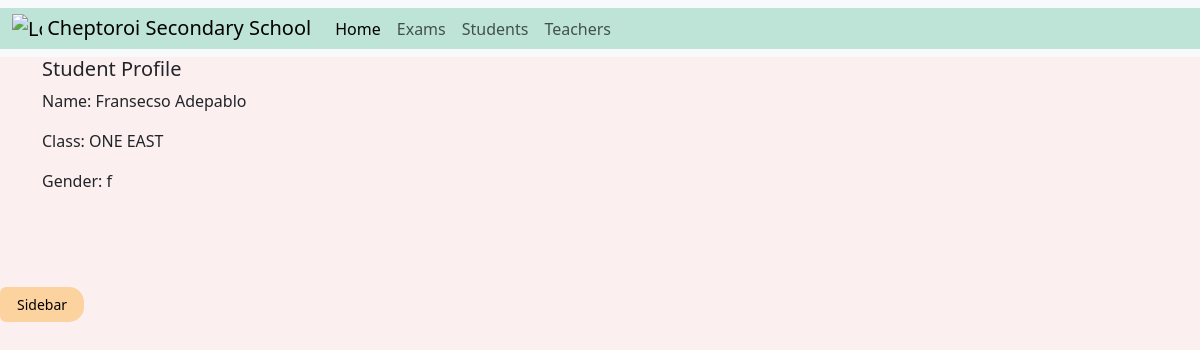
The app's page /exams/studentprofile/1100/ with its own data.
### exams/models.py (models this page shows, shortened)
class Student(models.Model):
    adm = models.IntegerField(unique=True, default=None)
    f_name = models.CharField(max_length=20)
    l_name = models.CharField(max_length=20)
    male = 'm'
    female = 'f'
    GENDER_CHOICES = [
        (male, 'MALE'),
        (female, 'FEMALE'),
    ]
    gender = models.CharField(choices=GENDER_CHOICES,max_length=1, null=False, default=None)
    birthday = models.DateField(null=True, blank=True)
    darasa = models.ForeignKey(Darasa, null=True, on_delete=models.SET_NULL)
    profile_pic = models.ImageField(null=True, blank=True)

class Darasa(models.Model):
    daro_id = models.AutoField(primary_key=True, default=None)
    daro_name = models.CharField(max_length=15)
    stream = models.ForeignKey(Stream, on_delete=models.CASCADE)
    def __str__(self):
        return f'{self.stream} {self.daro_name}'

class Stream(models.Model):
    stream_id = models.AutoField(primary_key=True)
    name = models.CharField(max_length=10)
    def __str__(self):
        return self.name

### exams/views.py (the view)
# urls.py: path('studentprofile/<adm_no>/', views.student_profile_page, name='profiler'),
def student_profile_page(request, adm_no):
    student = Student.objects.get(adm=adm_no)
    context = {'student': student}
    return render(request, "exams/student_profile.html", context)

### exams/templates/exams/student_profile.html
{% extends "exams/base.html" %}
{% block content %}
<div class="container">
    <h5>Student Profile</h5>
    <p>Name: {{student.f_name}} {{student.l_name}}</p>
    <p>Class: {{student.darasa}}</p>
    <p>Gender: {{student.gender}}</p>
</div>
{% endblock content %}

### records on screen
Student: f_name "Fransecso", l_name "Adepablo", darasa "ONE EAST", gender "f"
